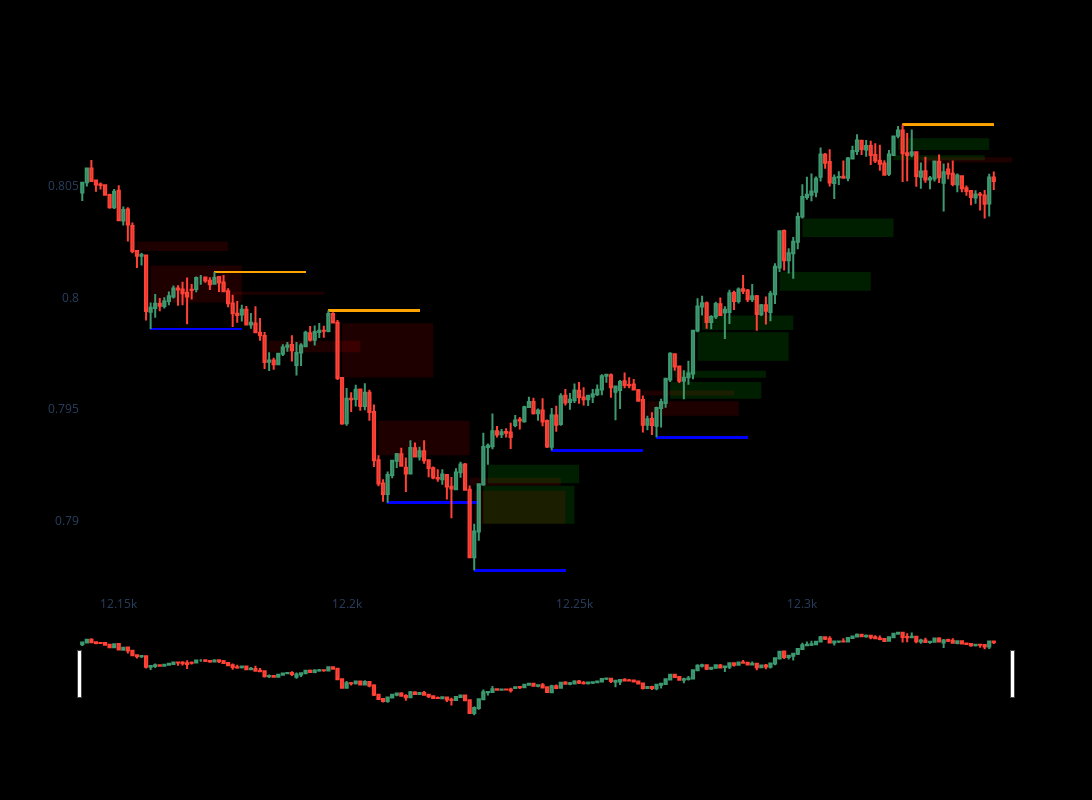

Notebook cell for this chart:
### Code cell
def plot_fvg_and_key_levels(df, start_idx, end_idx, extension=20):
    """
    Plots candlesticks, FVG zones, and key levels (support/resistance) for a
    subset of a DataFrame from `start_idx` to `end_idx`.
    
    The FVG column is expected to have tuples of the form:
        (fvg_type, start_price, end_price, trigger_index)

    The key_levels column is expected to have dictionaries of the form:
        {
          "support": [(idx, price), (idx, price), ...],
          "resistance": [(idx, price), (idx, price), ...]
        }

    Parameters:
    -----------
    df : pd.DataFrame
        Must contain: "Open", "High", "Low", "Close", "FVG", "key_levels".
    start_idx : int
        Starting row index for plotting.
    end_idx : int
        Ending row index for plotting.
    extension : int
        How far (in x-axis units/index steps) to extend the FVG rectangles
        and key-level lines.
    
    Returns:
    --------
    fig : plotly.graph_objects.Figure
        A Plotly Figure with the candlesticks, FVG, and key-level lines.
    """

    # Slice the DataFrame to the desired plotting range
    dfpl = df.loc[start_idx:end_idx]

    # Create the figure
    fig = go.Figure()

    # -- 1) Add Candlestick Chart --
    fig.add_trace(go.Candlestick(
        x=dfpl.index,
        open=dfpl["Open"],
        high=dfpl["High"],
        low=dfpl["Low"],
        close=dfpl["Close"],
        name="Candles"
    ))

    # -- 2) Add FVG Zones --
    for i, row in dfpl.iterrows():
        # Check if "FVG" is a valid tuple: (fvg_type, start_price, end_price, trigger_index)
        if isinstance(row.get("FVG"), tuple):
            fvg_type, start_price, end_price, trigger_idx = row["FVG"]

            # Choose a fill color based on bullish vs. bearish
            if fvg_type == "bullish":
                color = "rgba(0, 255, 0, 0.3)"   # greenish
            else:
                color = "rgba(255, 0, 0, 0.3)"   # reddish

            fig.add_shape(
                type="rect",
                x0=trigger_idx,
                x1=trigger_idx + extension,
                y0=start_price,
                y1=end_price,
                fillcolor=color,
                opacity=0.4,
                layer="below",
                line=dict(width=0),
            )

    # -- 3) Add Key Levels as Horizontal Lines --
    for i, row in dfpl.iterrows():
        key_levels = row.get("key_levels", None)
        if key_levels:
            # key_levels is a dict: {"support": [(idx, val), ...], "resistance": [(idx, val), ...]}
            support_levels = key_levels.get("support", [])
            resistance_levels = key_levels.get("resistance", [])

            # Plot support levels
            for (gen_idx, s_price) in support_levels:
                # We only draw the line if gen_idx is in (start_idx, end_idx)
                # You can decide to relax/omit this check if you want lines from outside the window.
                if start_idx <= gen_idx <= end_idx:
                    fig.add_shape(
                        type="line",
                        x0=gen_idx,
                        x1=gen_idx + extension,
                        y0=s_price,
                        y1=s_price,
                        line=dict(color="blue", width=2),
                        layer="below"
                    )

            # Plot resistance levels
            for (gen_idx, r_price) in resistance_levels:
                if start_idx <= gen_idx <= end_idx:
                    fig.add_shape(
                        type="line",
                        x0=gen_idx,
                        x1=gen_idx + extension,
                        y0=r_price,
                        y1=r_price,
                        line=dict(color="orange", width=2),
                        layer="below"
                    )

    # -- 4) Figure Aesthetics --
    fig.update_layout(
        width=1200,
        height=800,
        xaxis=dict(showgrid=False),
        yaxis=dict(showgrid=False),
        plot_bgcolor='black',
        paper_bgcolor='black'
    )

    fig.show()
    return fig


fig = plot_fvg_and_key_levels(
    my_data, start_idx=12142, end_idx=12342, extension=20)
